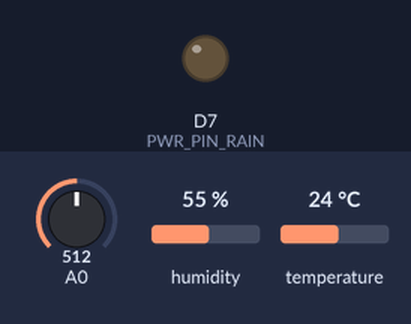
The program below on a simulated ESP8266 (NodeMCU). On the bench: output pins drawn as LEDs (lit = HIGH). The inputs (shaded band) are chosen by the test bench; at power-on: A0 = 512, humidity 55 %, temperature 24 °C. WiFi joins after 1.5 s; servers stay silent unless stated; no MQTT or app messages arrive unless stated; what the program prints to the serial monitor is not drawn.

Above: at 10.4 s.
At 19.2 s:
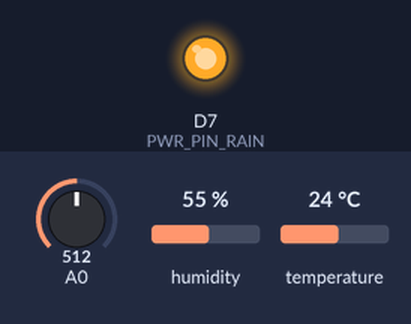
Timing chart, 0 to 28.5 s (numbered marks = the images above):
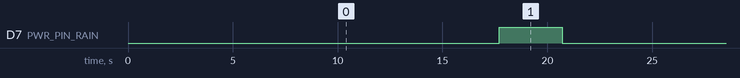

The program:

main.cpp
```cpp
#include <Arduino.h>
#include <DHT.h>
#include "ESP8266WiFi.h"
#include "Adafruit_MQTT.h"
#include "Adafruit_MQTT_Client.h"

#include "credentials.h" // ATTENTION: look at credentials.sample.h file

#define PWR_PIN_RAIN D7

WiFiClient client;

Adafruit_MQTT_Client mqtt(&client, AIO_SERVER, AIO_SERVERPORT, AIO_USERNAME, AIO_KEY);

Adafruit_MQTT_Publish temperaturePub = Adafruit_MQTT_Publish(&mqtt, AIO_USERNAME "/feeds/temperature", MQTT_QOS_1);
Adafruit_MQTT_Publish humidityPub = Adafruit_MQTT_Publish(&mqtt, AIO_USERNAME "/feeds/humidity", MQTT_QOS_1);
Adafruit_MQTT_Publish rainPercentPub = Adafruit_MQTT_Publish(&mqtt, AIO_USERNAME "/feeds/rainPercent", MQTT_QOS_1);

const int DHT22_PIN = D4;
DHT dht(DHT22_PIN, DHT22);

float umidade = 0;
float temperatura = 0;
float rainLevel = 0;
float rainPercent = 0.0;
float qtdReadings = 0;

void readWeather();
void readRainLevel();
void connectWiFi();
void checkWifi();
void connectMqtt();

void setup() {
  Serial.begin(115200);
  Serial.setTimeout(2000);
  while (!Serial) { }

  pinMode(PWR_PIN_RAIN, OUTPUT);

  dht.begin();

  delay(1000);

  connectWiFi();

  delay(10);

}

void loop() {
  delay(500);

  checkWifi();

  connectMqtt();
  mqtt.processPackets(5000);

  delay(2000);

  readWeather();

  delay(2000);

  readRainLevel();

  delay(1000);

  // if (qtdReadings >= 5) {
  //   Serial.println("Indo dormir...");
  //   delay(10);
  //   ESP.deepSleep(3e+8); // 5 min
  //   // ESP.deepSleep(30e6); // 30 sec
  // }

  qtdReadings++;
}

void connectMqtt() {
  int8_t ret;

  if (mqtt.connected()) {
    return;
  }

  Serial.println("Conectando-se ao broker mqtt...");

  uint8_t num_tentativas = 5;

  while ((ret = mqtt.connect()) != 0) {
    Serial.println(mqtt.connectErrorString(ret));
    Serial.println("Falha ao se conectar. Tentando se reconectar em 5 segundos.");
    mqtt.disconnect();
    delay(5000);
    num_tentativas--;
    if (num_tentativas == 0) {
      Serial.println("Seu ESP será resetado.");
      ESP.restart();
    }
  }

  Serial.println("Conectado ao broker com sucesso.");
}

void readRainLevel() {

  digitalWrite(PWR_PIN_RAIN, HIGH);

  delay(1000);

  rainLevel = analogRead(A0);
  rainPercent = 100 - ((rainLevel / 1024L) * 100L);

  Serial.println("Rain level: " + (String) rainLevel);
  Serial.print("Rain %: ");
  Serial.println(rainPercent);

  delay(2000);

  if (! rainPercentPub.publish(rainPercent)) {
    Serial.println("Falha ao enviar dados de percentual de chuva.");
  }

  digitalWrite(PWR_PIN_RAIN, LOW);

  delay (1000);
}

void readWeather() {

  delay(1000);

  float tempIni = temperatura;
  float humIni = umidade;

  temperatura = dht.readTemperature();
  umidade = dht.readHumidity();

  if (isnan(umidade) || isnan(temperatura)) {
    Serial.println("Failed to read from DHT sensor!");
    temperatura = tempIni;
    umidade = humIni;
    return;
  }

  Serial.print("Temperatura: ");
  Serial.println(temperatura);
  Serial.print("Humidade: ");
  Serial.println(umidade);

  if (! temperaturePub.publish(temperatura)) {
    Serial.println("Falha ao enviar dados de temperatura.");
  }

  delay(2000);

  if (! humidityPub.publish(umidade)) {
    Serial.println("Falha ao enviar dados de umidade do ar.");
  }

  delay (2000);
}

void checkWifi() {
  if (WiFi.status() != WL_CONNECTED) {
    Serial.println(" Conexão não estabelecida. Reiniciando...");
    ESP.restart();
  }
}

void connectWiFi() {

  delay(100);

  WiFi.begin(WIFI_SSID, WIFI_PASS);

  Serial.print("Conectando em ");
  Serial.print(WIFI_SSID);

  int timeout = 0;

  while (WiFi.status() != WL_CONNECTED && ++timeout <= 10) {
    digitalWrite(LED_BUILTIN, HIGH);
    delay(500);
    digitalWrite(LED_BUILTIN, LOW);
    delay(500);
    Serial.print(".");
  }

  checkWifi();

  Serial.println("");
  Serial.print("Conectado em ");
  Serial.print(WIFI_SSID);
  Serial.print(" com o IP ");
  Serial.println(WiFi.localIP());
}
```

credentials.sample.h
```cpp
// ATTENTION: RENAME THIS FILE to credentials.h

#define WIFI_SSID       "YOUR NETWORK SSID"
#define WIFI_PASS       "YOUR NETWORK PASS"

#define AIO_SERVER      "io.adafruit.com"
#define AIO_SERVERPORT  1883
#define AIO_USERNAME    "YOUR ADAFRUIT USERNAME"
#define AIO_KEY         "YOUR ADAFRUIT KEY"
```

Measured:
- by itself, D7 (PWR_PIN_RAIN): alternates HIGH for 3.0 s and LOW for 16.5 s
